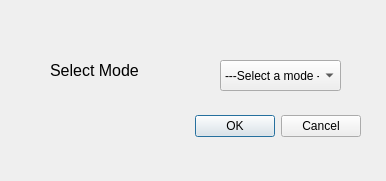
<?xml version="1.0" encoding="UTF-8"?>
<ui version="4.0">
 <class>PrefDialog</class>
 <widget class="QDialog" name="PrefDialog">
  <property name="geometry">
   <rect>
    <x>0</x>
    <y>0</y>
    <width>386</width>
    <height>181</height>
   </rect>
  </property>
  <property name="windowTitle">
   <string>Preferences</string>
  </property>
  <property name="windowIcon">
   <iconset resource="resource.qrc">
    <normaloff>:/img/101067781_padded_logo - Copy.png</normaloff>:/img/101067781_padded_logo - Copy.png</iconset>
  </property>
  <widget class="QDialogButtonBox" name="buttonBox">
   <property name="geometry">
    <rect>
     <x>20</x>
     <y>110</y>
     <width>341</width>
     <height>32</height>
    </rect>
   </property>
   <property name="orientation">
    <enum>Qt::Horizontal</enum>
   </property>
   <property name="standardButtons">
    <set>QDialogButtonBox::Cancel|QDialogButtonBox::Ok</set>
   </property>
  </widget>
  <widget class="QComboBox" name="comboBox">
   <property name="geometry">
    <rect>
     <x>220</x>
     <y>60</y>
     <width>121</width>
     <height>31</height>
    </rect>
   </property>
   <item>
    <property name="text">
     <string>---Select a mode ----</string>
    </property>
   </item>
   <item>
    <property name="text">
     <string>Dark </string>
    </property>
   </item>
   <item>
    <property name="text">
     <string>Light</string>
    </property>
   </item>
  </widget>
  <widget class="QLabel" name="label">
   <property name="geometry">
    <rect>
     <x>50</x>
     <y>50</y>
     <width>111</width>
     <height>41</height>
    </rect>
   </property>
   <property name="font">
    <font>
     <pointsize>12</pointsize>
    </font>
   </property>
   <property name="text">
    <string>Select Mode</string>
   </property>
  </widget>
 </widget>
 <resources>
  <include location="resource.qrc"/>
 </resources>
 <connections>
  <connection>
   <sender>buttonBox</sender>
   <signal>accepted()</signal>
   <receiver>PrefDialog</receiver>
   <slot>accept()</slot>
   <hints>
    <hint type="sourcelabel">
     <x>248</x>
     <y>254</y>
    </hint>
    <hint type="destinationlabel">
     <x>157</x>
     <y>274</y>
    </hint>
   </hints>
  </connection>
  <connection>
   <sender>buttonBox</sender>
   <signal>rejected()</signal>
   <receiver>PrefDialog</receiver>
   <slot>reject()</slot>
   <hints>
    <hint type="sourcelabel">
     <x>316</x>
     <y>260</y>
    </hint>
    <hint type="destinationlabel">
     <x>286</x>
     <y>274</y>
    </hint>
   </hints>
  </connection>
 </connections>
</ui>
